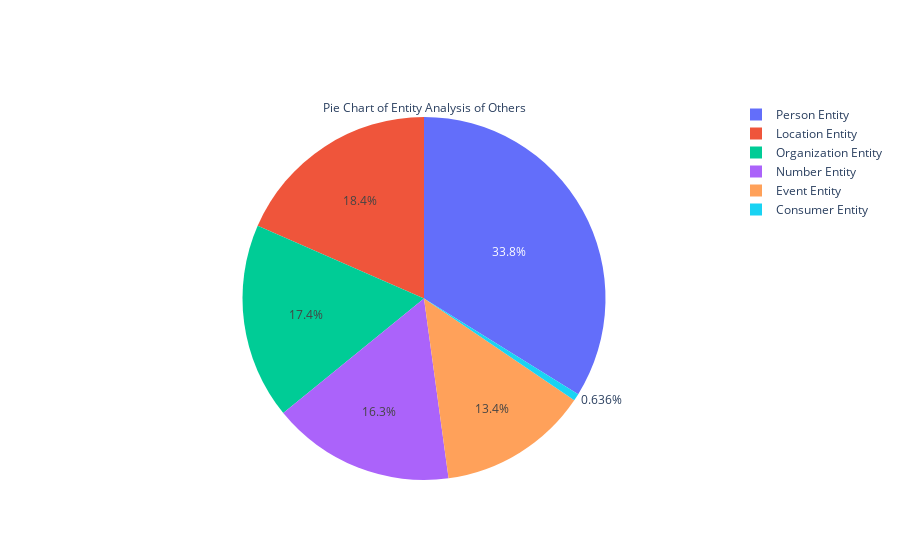

The notebook cell this image was saved under:
### Code cell
import plotly.graph_objects as go

#print(sentiment_analysis)

#print(list(sentiment_analysis.values))
fig = go.Figure(data=[go.Pie(labels=types1, values=total_num, title="Pie Chart of Entity Analysis of Others")])
fig.show()

### Figure 1 — Plotly figure (JSON) as saved in the notebook; plotly's stock layout.template omitted (floating-point values rounded to 4 significant figures)
{"data": [{"labels": ["Person Entity", "Number Entity", "Consumer Entity", "Event Entity", "Location Entity", "Organization Entity"], "title": {"text": "Pie Chart of Entity Analysis of Others"}, "type": "pie", "values": [266, 128, 5, 105, 145, 137]}], "layout": {}}
